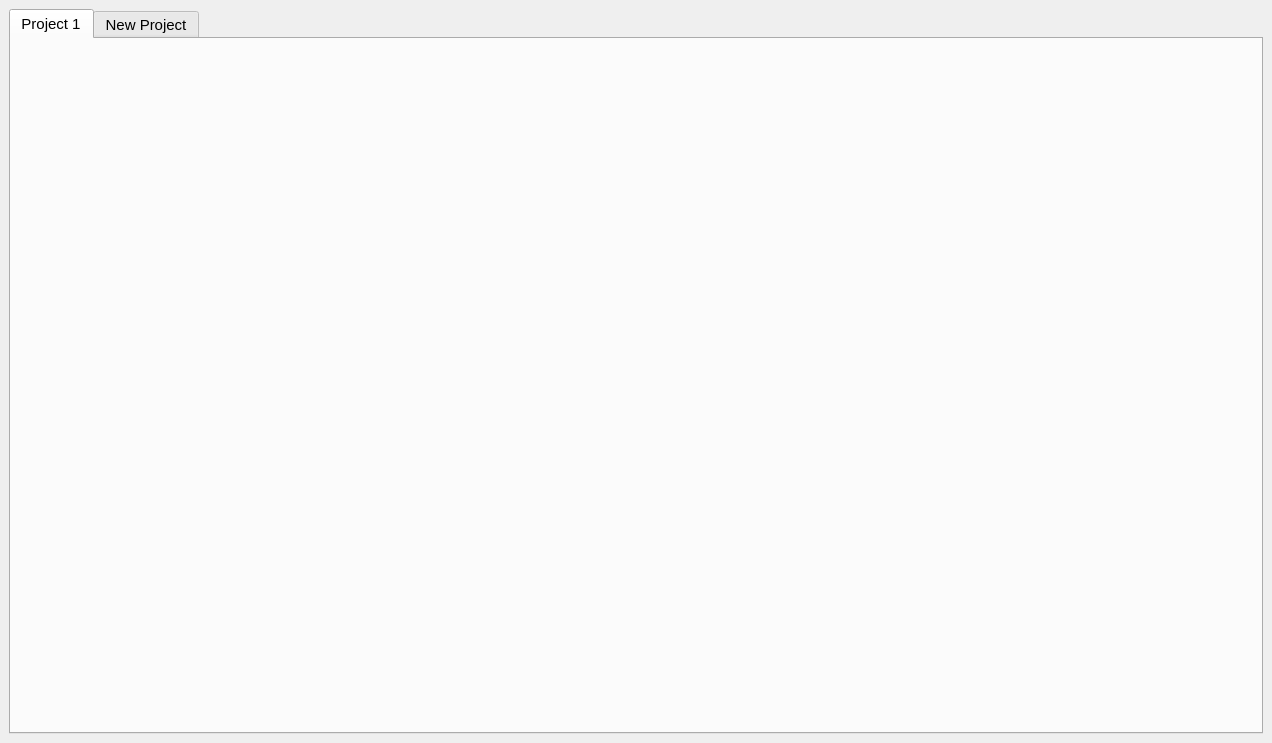
<?xml version="1.0" encoding="UTF-8"?>
<ui version="4.0">
 <class>MainWindow</class>
 <widget class="QMainWindow" name="MainWindow">
  <property name="enabled">
   <bool>true</bool>
  </property>
  <property name="geometry">
   <rect>
    <x>0</x>
    <y>0</y>
    <width>1272</width>
    <height>743</height>
   </rect>
  </property>
  <property name="sizePolicy">
   <sizepolicy hsizetype="Maximum" vsizetype="Maximum">
    <horstretch>0</horstretch>
    <verstretch>0</verstretch>
   </sizepolicy>
  </property>
  <property name="windowTitle">
   <string>TSOM</string>
  </property>
  <property name="layoutDirection">
   <enum>Qt::RightToLeft</enum>
  </property>
  <property name="iconSize">
   <size>
    <width>100</width>
    <height>50</height>
   </size>
  </property>
  <widget class="QWidget" name="centralwidget">
   <layout class="QVBoxLayout" name="verticalLayout">
    <item>
     <widget class="QTabWidget" name="projects">
      <property name="font">
       <font>
        <pointsize>11</pointsize>
       </font>
      </property>
      <property name="layoutDirection">
       <enum>Qt::LeftToRight</enum>
      </property>
      <property name="currentIndex">
       <number>0</number>
      </property>
      <widget class="QWidget" name="project1">
       <attribute name="title">
        <string>Project 1</string>
       </attribute>
      </widget>
      <widget class="QWidget" name="new_tab">
       <attribute name="title">
        <string>New Project</string>
       </attribute>
      </widget>
     </widget>
    </item>
   </layout>
  </widget>
 </widget>
 <resources/>
 <connections/>
</ui>
